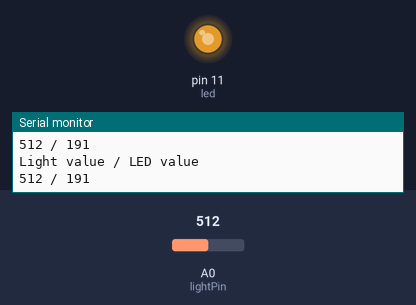
This sketch was run on a simulated Arduino Uno, built with avr-gcc and run on an emulated ATmega328P. On the bench: output pins drawn as LEDs (lit = HIGH), the last lines printed to the serial monitor. The test bench sets the inputs (shaded band); at power-on: A0 (lightPin) = 512.

Above: at 1.2 s.
1.3 s: A0 (lightPin) set to 716
At 2.1 s:
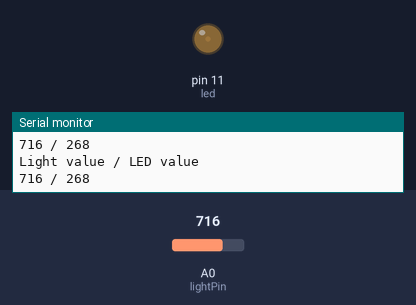
2.8 s: A0 (lightPin) set to 900
At 3.8 s:
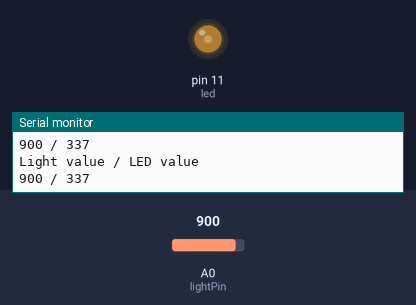
4.3 s: A0 (lightPin) set to 0
At 5.5 s:
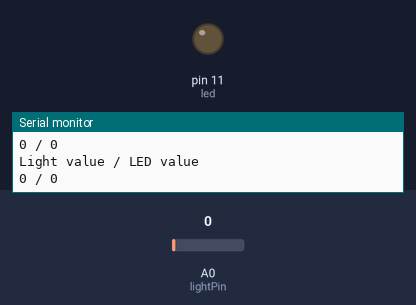
5.8 s: A0 (lightPin) set to 4
At 7.3 s:
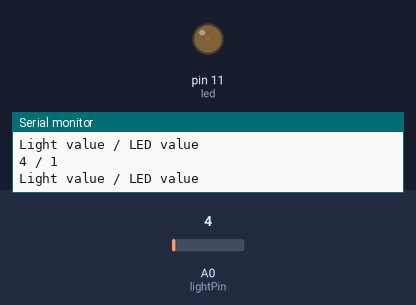
8.8 s: A0 (lightPin) set to 511
At 9.5 s:
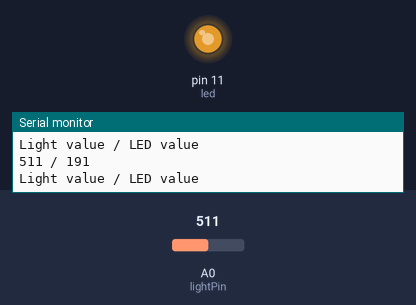
Timing chart, 0 to 11.3 s (numbered marks = the images above; inputs shaded):
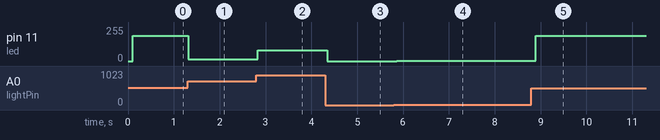

The sketch:

Buzzer-photoresistor_sensor.ino
```cpp
int lightPin = 0;
int led = 11;
long previousMillis = 0;
long interval = 100;
int buzzer=8;
// the setup routine runs once when you press reset:
void setup() {
  // initialize the digital pin as an output.
  pinMode(lightPin, OUTPUT);
  pinMode(led, OUTPUT);
  // open the serial port at 9600 bps:
  Serial.begin(9600);
}

// the loop routine runs over and over again forever:
void loop() {
  // using millis() instead of delay
  unsigned long currentMillis = millis();
  if(currentMillis - previousMillis > interval) {


    // save the last time you checked the sensor
    previousMillis = currentMillis;
    // read value from sensor
    int reading  = analogRead(lightPin);
    int ledvalue = reading / 2.67;

    //log values to Serial Monitor
    Serial.println("Light value / LED value");
    Serial.print(reading);
    Serial.print(" / ");
    Serial.println(ledvalue);
    if (led==HIGH,buzzer, HIGH);


    //set the brigthness of LED
    analogWrite(led, ledvalue);
  }
}
```

Measured:
- after the input at 1.3 s, pin 11 (led): 191/255 → 12/255 at once
- after the input at 2.8 s, pin 11 (led): 12/255 → 81/255 at once
- after the input at 4.3 s, pin 11 (led): 81/255 → 0/255 after 0.05 s
- after the input at 5.8 s, pin 11 (led): 0/255 → 1/255 after 0.06 s
- after the input at 8.8 s, pin 11 (led): 1/255 → 191/255 after 0.09 s
